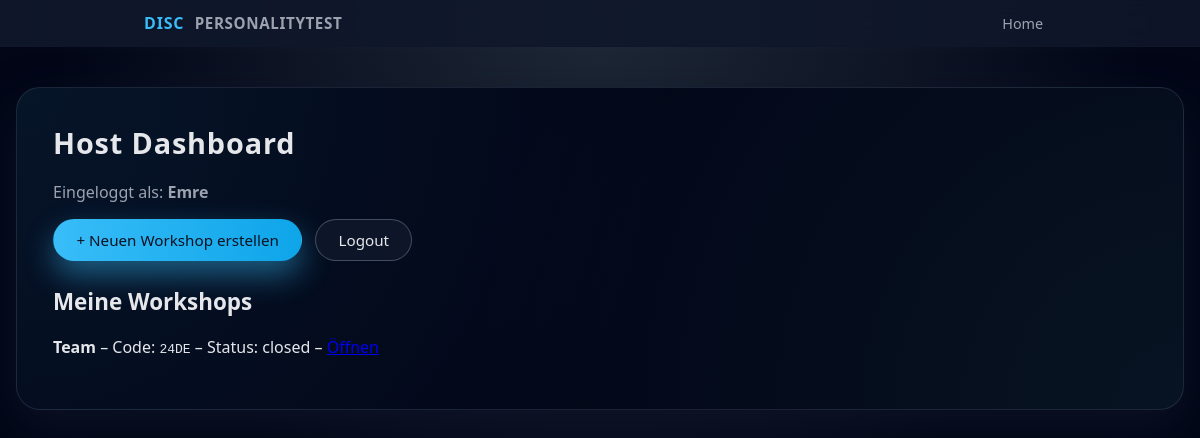
Before: /dashboard (signed in) with the older database file.
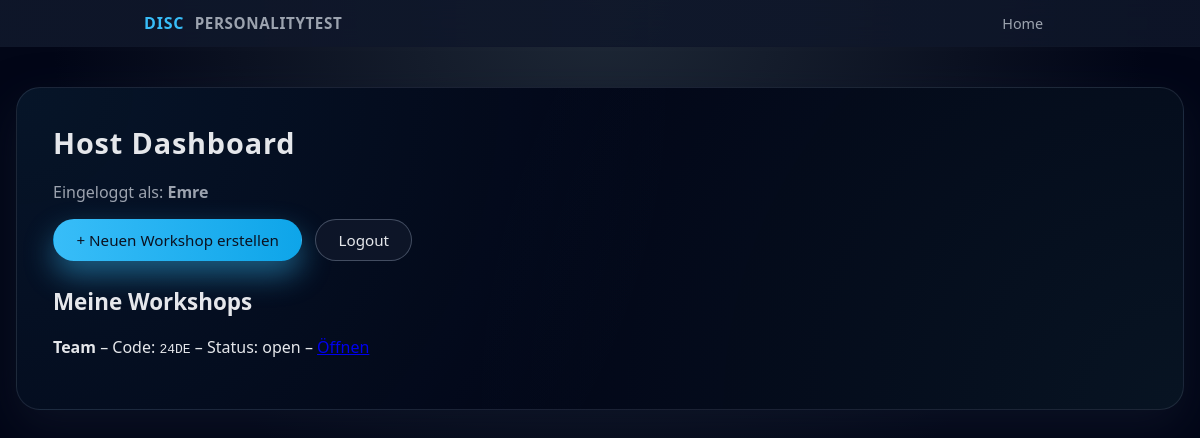
After: the same page with the newer database file.
### models.py (models this page shows)
class Workshop(db.Model):
    __tablename__ = "workshops"
    id = db.Column(db.Integer, primary_key=True)
    code = db.Column(db.String(16), unique=True, nullable=False)
    title = db.Column(db.String(200), nullable=False)
    status = db.Column(db.String(20), default="open", nullable=False)
    created_at = db.Column(db.DateTime, default=datetime.utcnow, nullable=False)
    host_id = db.Column(db.Integer, db.ForeignKey("hosts.id"), nullable=False)
    host = db.relationship("Host", back_populates="workshops")
    participants = db.relationship("Participant", back_populates="workshop", cascade="all, delete-orphan")
    answers = db.relationship("Answer", back_populates="workshop", cascade="all, delete-orphan")

### app.py (the view)
@app.route("/dashboard")
def dashboard():
    if not require_host_login():
        return redirect(url_for("login_get"))
    host_id = session["host_id"]
    workshops = Workshop.query.filter_by(host_id=host_id).order_by(Workshop.created_at.desc()).all()
    return render_template("host_home.html", workshops=workshops)

### app.py (called while the page is built)
def require_host_login():
    return "host_id" in session

### templates/host_home.html
{% extends "base.html" %}
{% block content %}
<h1>Host Dashboard</h1>
<p>Eingeloggt als: <strong>{{ session.get("host_name") }}</strong></p>
<div class="btn-row" style="margin-top: 1rem;">
  <a class="btn btn-primary" href="{{ url_for('workshop_new') }}">+ Neuen Workshop erstellen</a>
  <a class="btn btn-secondary" href="{{ url_for('logout') }}">Logout</a>
</div>
<h2 style="margin-top: 1.6rem;">Meine Workshops</h2>
{% if workshops and workshops|length > 0 %}
  <ul class="results-list">
    {% for w in workshops %}
      <li>
        <strong>{{ w.title }}</strong>
        – Code: <code>{{ w.code }}</code>
        – Status: {{ w.status }}
        – <a href="{{ url_for('host_dashboard', code=w.code) }}">Öffnen</a>
      </li>
    {% endfor %}
  </ul>
{% else %}
  <p>Noch keine Workshops vorhanden. Erstelle zuerst einen Workshop.</p>
{% endif %}
{% endblock %}

Changed rows visible on the page:
changed Workshop "Team": status "closed" → "open"
